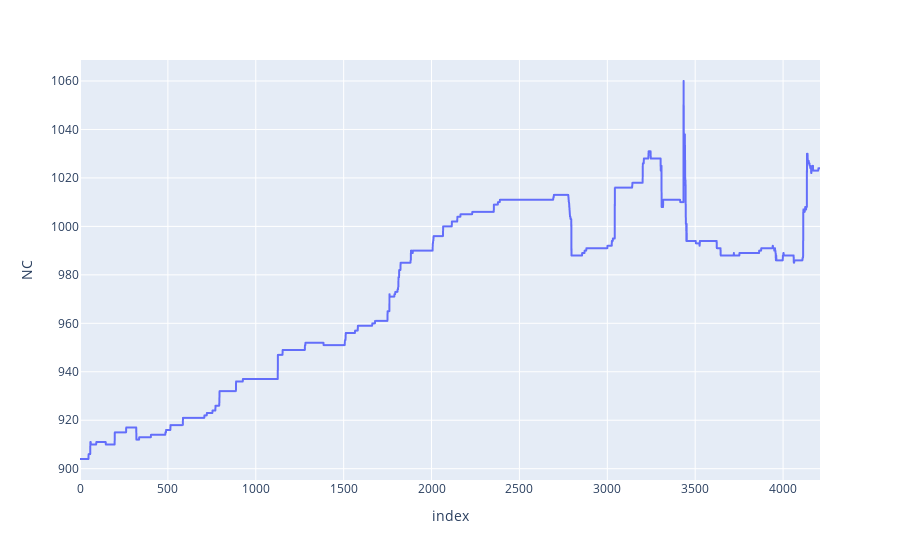

The notebook cell this image was saved under:
### Markdown cell above
Montrez visuellement l’évolution des métriques NC, mWMC, et mcBC à travers l’histoire de jfreechart et essayez
d’expliquer de façon qualitative ce que vous observez.

### Code cell
px.line(df,x='index', y='NC', hover_data=['commit'])

### Figure 1 — Plotly figure (JSON) as saved in the notebook; plotly's stock layout.template omitted (floating-point values rounded to 4 significant figures; data arrays with more than 128 entries replaced by an {"elided": "..."} marker saying what was removed)
{"data": [{"customdata": {"elided": "4211x1 str values"}, "hovertemplate": "index=%{x}<br>NC=%{y}<br>commit=%{customdata[0]}<extra></extra>", "legendgroup": "", "line": {"color": "#636efa", "dash": "solid"}, "marker": {"symbol": "circle"}, "mode": "lines", "name": "", "showlegend": false, "type": "scattergl", "x": {"elided": "4211 int values"}, "xaxis": "x", "y": {"elided": "4211 int values"}, "yaxis": "y"}], "layout": {"autosize": true, "legend": {"tracegroupgap": 0}, "margin": {"t": 60}, "xaxis": {"anchor": "y", "autorange": true, "domain": [0, 1], "range": [0, 4210], "title": {"text": "index"}, "type": "linear"}, "yaxis": {"anchor": "x", "autorange": true, "domain": [0, 1], "range": [895.3, 1069.0], "title": {"text": "NC"}, "type": "linear"}}}
